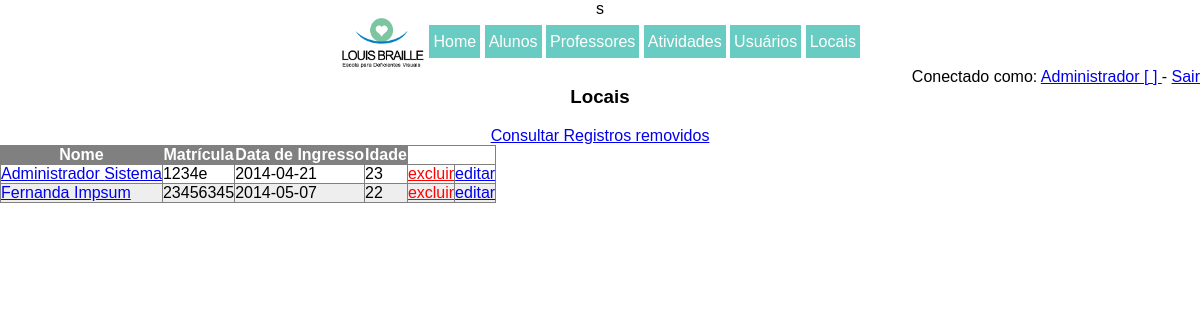
The app's page /lista_locais.php (signed in) with its own data.
### tables this page shows
CREATE TABLE IF NOT EXISTS `alunos` (
  `cod_usuario` int(11) NOT NULL,
  `alunos` int(11) NOT NULL,
  `matricula` varchar(100) NOT NULL,
  `data_ingresso` date NOT NULL,
  `obs` mediumtext NOT NULL,
  KEY `cod_usuario` (`cod_usuario`)
);

CREATE TABLE IF NOT EXISTS `usuarios` (
  `cod` bigint(20) unsigned NOT NULL AUTO_INCREMENT,
  `nome` varchar(100) NOT NULL,
  `sobrenome` varchar(100) NOT NULL,
  `data_nasc` date NOT NULL,
  `login` varchar(100) NOT NULL,
  `senha` varchar(32) NOT NULL,
  `endereco` varchar(100) NOT NULL,
  `numero` varchar(100) NOT NULL,
  `cidade` mediumtext NOT NULL,
  `uf` varchar(2) NOT NULL,
  `cep` varchar(9) NOT NULL,
  `ativo` tinyint(1) NOT NULL,
  `categoria` int(11) NOT NULL,
  UNIQUE KEY `cod` (`cod`)
);

### lista_locais.php (the view, shortened to what this page needs)
s<?php
  $query="SELECT * FROM alunos LEFT JOIN (usuarios) ON (alunos.cod_usuario=usuarios.cod) where usuarios.ativo=1 ORDER BY nome";
  $result=mysql_query($query);
  $num=mysql_numrows($result);
  $title="Locais";
  include "topo.php";
?>
<h3><?php echo $title ?></h3>
<a href="lista_alunos_excluidos.php">Consultar Registros removidos</a>
<font face="Arial, Helvetica, sans-serif">
<table class="sortable" border="1" cellspacing="2" cellpadding="2">
<tr>
  <th>Nome</th>
  <th>Matrícula</th>
  <th>Data de Ingresso</th>
  <th>Idade</th>
</tr>
<?php
$i=0;while ($i < $num) {
  $nome=mysql_result($result,$i,"nome");
  $sobrenome=mysql_result($result,$i,"sobrenome");
  $matricula=mysql_result($result,$i,"matricula");
  $data_ingresso=mysql_result($result,$i,"data_ingresso");
  $data_nasc=mysql_result($result,$i,"data_nasc");
  $cod=mysql_result($result,$i,"cod_usuario");?>
  <tr>
  <td>
    <a href="aluno.php?c=<?php echo $cod; ?>  ">
      <?php echo $nome." ".$sobrenome; ?>
    </a>
  </td>
  <td>
  <?php echo $matricula; ?>
  </td>
  <td>
  <?php echo $data_ingresso; ?>
  </td>
  <td tooltip="<?php echo $data_nasc; ?>">
  </td>
  <td>
    <a href="excluir_aluno.php?c=<?php echo $cod; ?>" style="color:red;">excluir</a>
  </td>
  <td>
    <a href="editar_aluno.php?c=<?php echo $cod; ?>">editar</a>
  </td>
  </tr>
  <?php
  $i++;
}?>
</table>
</font>
<?php
  include "rodape.php";
   ?>

### js/sorttable.css (style rules this page uses)
tr:nth-child(even) { background-color: #eee; }

### css/cabecalho.css (style rules this page uses)
body { margin: 0; font-family: verdana, arial; text-align: center; }

### records on screen
alunos: usuarios.nome "Administrador", usuarios.sobrenome "Sistema", matricula "1234e", data_ingresso "2014-04-21"
alunos: usuarios.nome "Fernanda", usuarios.sobrenome "Impsum", matricula "23456345", data_ingresso "2014-05-07"

### other values on screen
$_SESSION["nome"] "Administrador"
$title "Locais"
